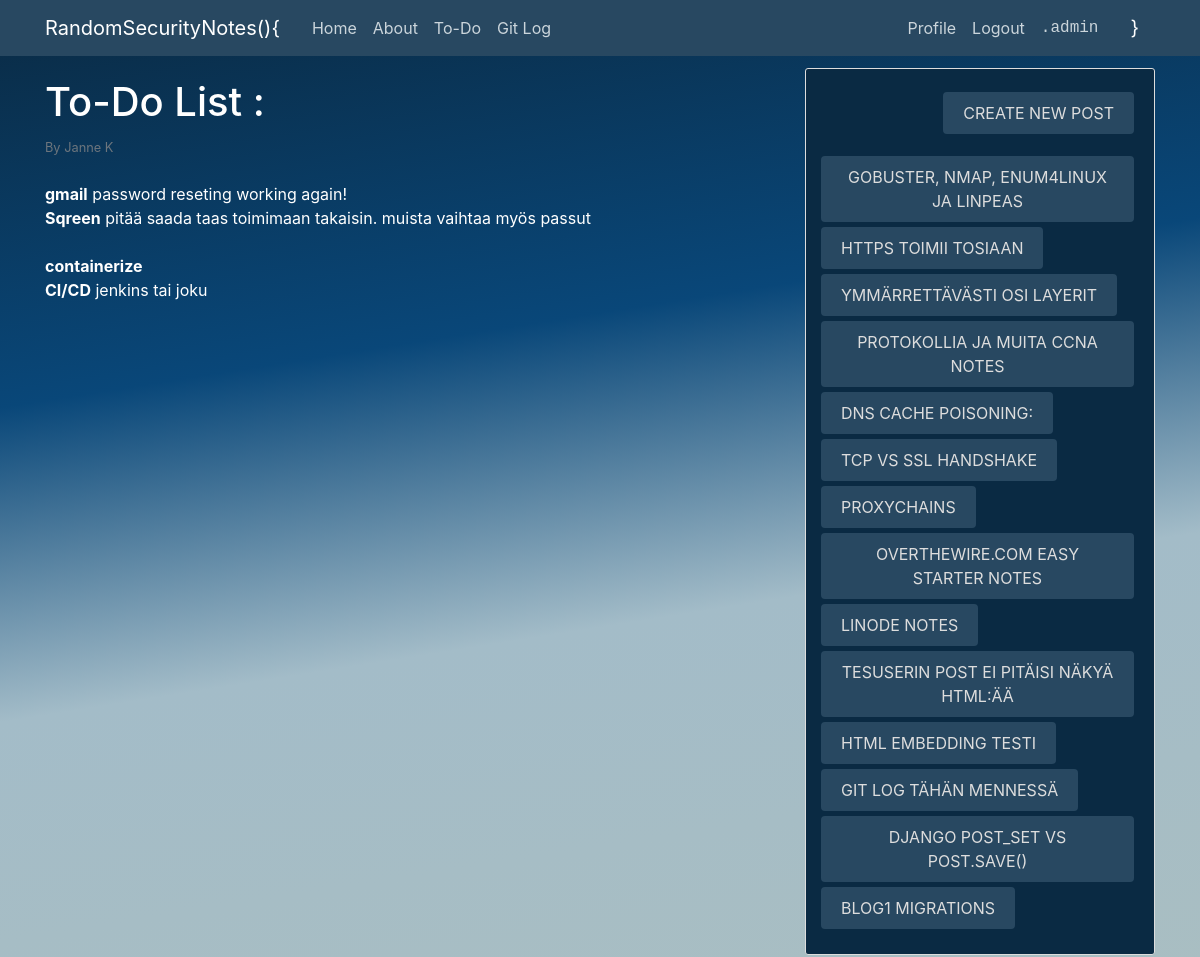
Screenshot of /to-do/ (signed in) with the database file from the repository.
### blog/models.py (models this page shows, shortened)
class Post(models.Model):
	title = models.CharField(max_length=100)
	content = models.TextField()
	date_posted = models.DateTimeField(default=timezone.now)
	author = models.ForeignKey(User, on_delete=models.CASCADE)

### blog/views.py (the view)
# urls.py: path('to-do/', views.to_do, name='blog-to-do'),
def to_do(request):
        return render(request, 'blog/to-do.html', {'title':'To-Do'})

### blog/templatetags/load_side.py (called while the page is built)
@register.simple_tag
def load_side_posts():
	return Post.objects.all()

### blog/templates/blog/to-do.html
{% extends "blog/base.html" %}
{% block content %}
{% load static %}
<link rel="stylesheet" type="text/css" href="{% static 'blog/main.css' %}">
        <h1 class="mr-2 otsikkoetc">To-Do List : </h1>
        <small class="text-muted">By Janne K</small>
        <p class="article-title">
		<br>
		<b>gmail</b> password reseting working again!<br>
		<b>Sqreen</b> pitää saada taas toimimaan takaisin. muista vaihtaa myös passut<br>
		<br>
		<b>containerize</b><br>
		<b>CI/CD</b> jenkins tai joku<br>
		<b></b><br>
        </p>
{% endblock content %}

### blog/templates/blog/base.html (shortened to what this page needs)
{% load static %}
<!DOCTYPE html>
<html>
<head>
    <link rel="stylesheet" href="https://cdn.jsdelivr.net/npm/bootstrap@4.5.3/dist/css/bootstrap.min.css">
    <link rel="stylesheet" type="text/css" href="{% static 'blog/main.css' %}">
</head>
<body>
	<header class="site-header">
	  <nav class="navbar navbar-expand-lg navbar-dark bg-steel fixed-top">
	    <div class="container">
	      <a class="navbar-brand mr-4" href="{% url 'blog-home' %}">RandomSecurityNotes(){</a>
	      <div class="collapse navbar-collapse" id="navbarToggle">
	        <div class="navbar-nav mr-auto align-text-bottom">
	          <a class="nav-item nav-link" href="{% url 'blog-home' %}">Home</a>
	          <a class="nav-item nav-link" href="{% url 'blog-about' %}">About</a>
		  	  <a class="nav-item nav-link" href="{% url 'blog-to-do' %}">To-Do</a>
		  	  <a class="nav-item nav-link" href="{% url 'blog-gitlog' %}">Git Log</a>
	        </div>
	        <div class="navbar-nav">
	          {% if user.is_authenticated %}
	          	<a class="nav-item nav-link" href="{% url 'profile' %}">Profile</a>
	          	<a class="nav-item nav-link" href="{% url 'logout' %}">Logout</a>
	          	<a class="nav-item nav-link text-monospace" href="{% url 'admin' %}">.admin</a>
	          {% else %}
		        <a class="nav-item nav-link" href="{% url 'login' %}">Login</a>
		        <a class="nav-item nav-link" href="{% url 'register' %}">Register</a>
		        <a class="nav-item nav-link text-monospace" href="{% url 'admin' %}">.admin</a>
		      {% endif %}
	        </div>
	        <div class="navbar-brand ml-4" href="#"> }</div>
	      </div>
	    </div>
	  </nav>
	</header>
	<main role="main" class="container ">
	  <div class="row bigDiv">
	    <div class="col-md-8">
	      {% block content %}{% endblock %}
	    </div>
	    {% if request.get_full_path != "/about/" and request.get_full_path != "/login/" and request.get_full_path != "/register/" %}
		    <div class="col-md-4">
		      <div class="content-section sivupalkki">
		          <a class="btn btn-secondary newPostButt btnSlide" href="{% url 'post-create' %}">CREATE NEW POST</a>
		          <br><br>
		          	{% load load_side %}
		          	{% load_side_posts as posts_nopag %}
		          	{% for post in posts_nopag reversed %}
					    <small><a class="btn btn-secondary mb-1 PostButt btnSlide" href="{% url 'post-detail' post.id %}">{{ post.title }}</a></small><br>
					{% endfor %}
		      </div>
		    </div>
	    {% endif %}
	  </div>
	</main>
</body>
</html>

### static/blog/main.css (style rules this page uses)
body { background: linear-gradient(171deg, rgba(10,42,67,1) 0%, rgba(9,71,121,1) 35%, rgba(163,188,200,1) 62%, rgba(169,190,194,1) 100%); background-attachment: fixed; color: #fff; margin-top: 3rem; }
h1, h2, h3, h4, h5, h6 { color: #fff; }
.btnSlide { border: none; text-transform: uppercase; outline: none; overflow: hidden; position: relative; color: #fff; background-color: #0a2a43; padding: 9px 20px; margin: 1px auto; }
.btnSlide::after { content: ""; position: absolute; left: 0; top: 0; height: 490%; width: 300%; background: rgba(255,255,255,0.2); -webkit-transition: all .5s ease-in-out; transition: all .5s ease-in-out; -webkit-transform: translateX(-90%) translateY(-25%) rotate(45deg); transform: translateX(-90%) translateY(-25%) rotate(45deg); }
.sivupalkki { margin-top: 20px; }
.newPostButt { margin-left:10px; margin-top: 18px; margin-bottom: 21px; float: right; color: #dddddd; background-color: #284861; }
.PostButt { margin-left:10px; color: #dddddd; background-color: #284861; }
.otsikkoetc { margin-top: 30px; }
.bigDiv { height: 100%; }
.text-muted { color: #fff; }
.bg-steel { background-color: #284861; z-index: 10001; }
.site-header .navbar-nav .nav-link { color: #cbd5db; }
.content-section { background: #0a2a43; padding: 5px 5px; border: 1px solid #dddddd; border-radius: 3px; margin-bottom: 20px; padding-right: 20px; }
.article-title { color: #fff; }

### rows the page displays
Post: title "GOBUSTER, NMAP, ENUM4LINUX JA LINPEAS"
Post: title "HTTPS TOIMII TOSIAAN"
Post: title "YMMÄRRETTÄVÄSTI OSI LAYERIT"
Post: title "PROTOKOLLIA JA MUITA CCNA NOTES"
Post: title "DNS CACHE POISONING:"
Post: title "TCP VS SSL HANDSHAKE"
Post: title "PROXYCHAINS"
Post: title "OVERTHEWIRE.COM EASY STARTER NOTES"
Post: title "LINODE NOTES"
Post: title "TESUSERIN POST EI PITÄISI NÄKYÄ HTML:ÄÄ"
Post: title "HTML EMBEDDING TESTI"
Post: title "GIT LOG TÄHÄN MENNESSÄ"
Post: title "DJANGO POST_SET VS POST.SAVE()"
Post: title "BLOG1 MIGRATIONS"
